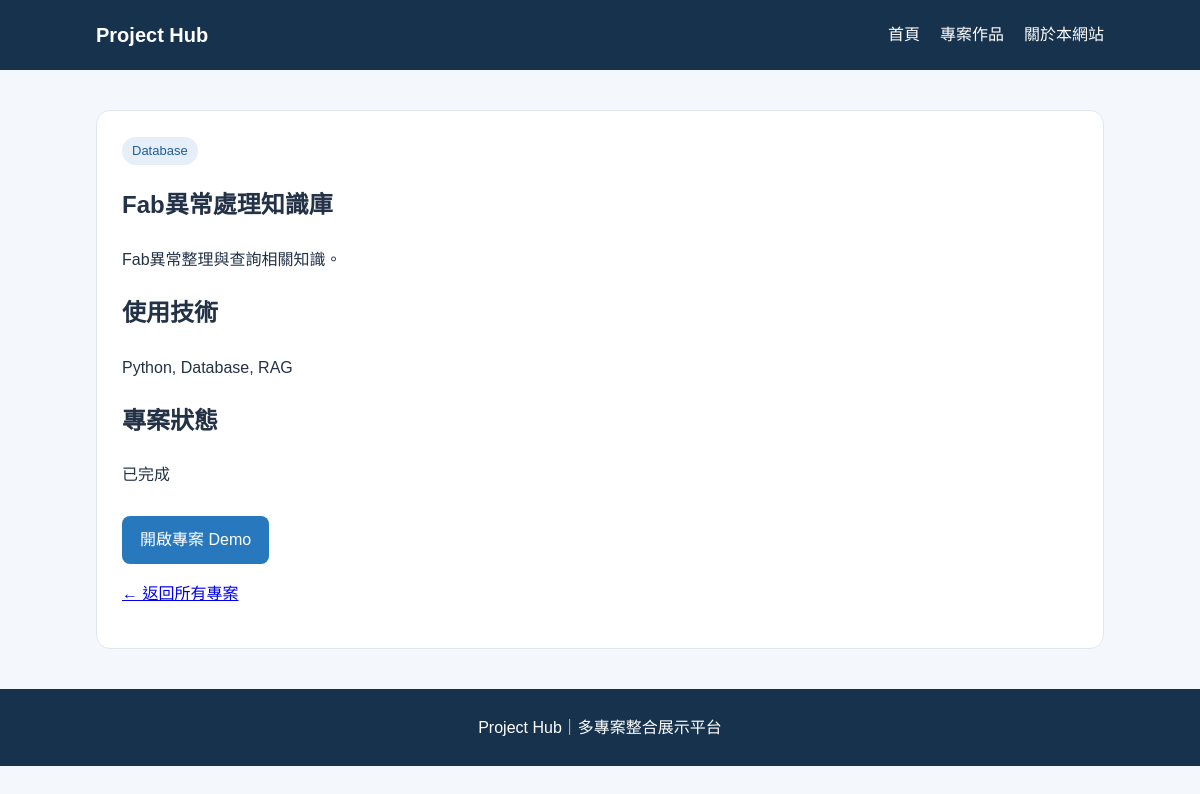
Screenshot of /project/2 with the database file from the repository.
### tables this page shows
CREATE TABLE projects (
    id INTEGER PRIMARY KEY AUTOINCREMENT,
    title TEXT NOT NULL,
    category TEXT NOT NULL,
    description TEXT NOT NULL,
    tech_stack TEXT,
    demo_url TEXT,
    github_url TEXT,
    image_url TEXT,
    status TEXT DEFAULT '開發中',
    featured INTEGER DEFAULT 0
, demo_url_2 TEXT);

### app.py (the view)
@app.route("/project/<int:project_id>")
def project_detail(project_id):
    conn = get_db_connection()
    project = conn.execute(
        "SELECT * FROM projects WHERE id = ?",
        (project_id,)
    ).fetchone()
    conn.close()
    if project is None:
        return "找不到這個專案", 404
    return render_template(
        "project_detail.html",
        project=project
    )

### app.py (called while the page is built)
def get_db_connection():
    conn = sqlite3.connect("database.db")
    conn.row_factory = sqlite3.Row
    return conn

### templates/project_detail.html (shortened to what this page needs)
{% extends "base.html" %}
{% block content %}
<section class="detail-card">
    <span class="category">
        {{ project["category"] }}
    </span>
    <h1>{{ project["title"] }}</h1>
    <p>{{ project["description"] }}</p>
    <h2>使用技術</h2>
    <p>{{ project["tech_stack"] or "尚未提供" }}</p>
    <h2>專案狀態</h2>
    <p>{{ project["status"] }}</p>
    {% set has_two = project["demo_url"] and project["demo_url_2"] %}
    {% if project["demo_url"] %}
    <a class="button"
       href="{{ project['demo_url'] }}"
       target="_blank"
       rel="noopener noreferrer">
        {{ "餐廳網站 Demo" if has_two else "開啟專案 Demo" }}
    </a>
    {% endif %}
    <p>
        <a href="{{ url_for('project_list') }}">
            ← 返回所有專案
        </a>
    </p>
</section>
{% endblock %}

### static/css/style.css (style rules this page uses)
* { box-sizing: border-box; }
body { margin: 0; font-family: Arial, "Microsoft JhengHei", sans-serif; color: #243247; background: #f4f7fb; line-height: 1.7; }
.project-card, .detail-card { background: white; padding: 25px; border: 1px solid #e0e7f0; border-radius: 14px; }
.category { display: inline-block; padding: 3px 10px; border-radius: 20px; background: #e5eef9; color: #205e96; font-size: 13px; }
.button { display: inline-block; margin-top: 12px; padding: 10px 18px; background: #2878bd; color: white; text-decoration: none; border-radius: 8px; }

### rows the page displays
projects: category "Database", title "Fab異常處理知識庫", description "Fab異常整理與查詢相關知識。", tech_stack "Python, Database, RAG", status "已完成"

### other values shown
{{ "餐廳網站 Demo" if has_two else "開啟專案 Demo" }} "開啟專案 Demo"
